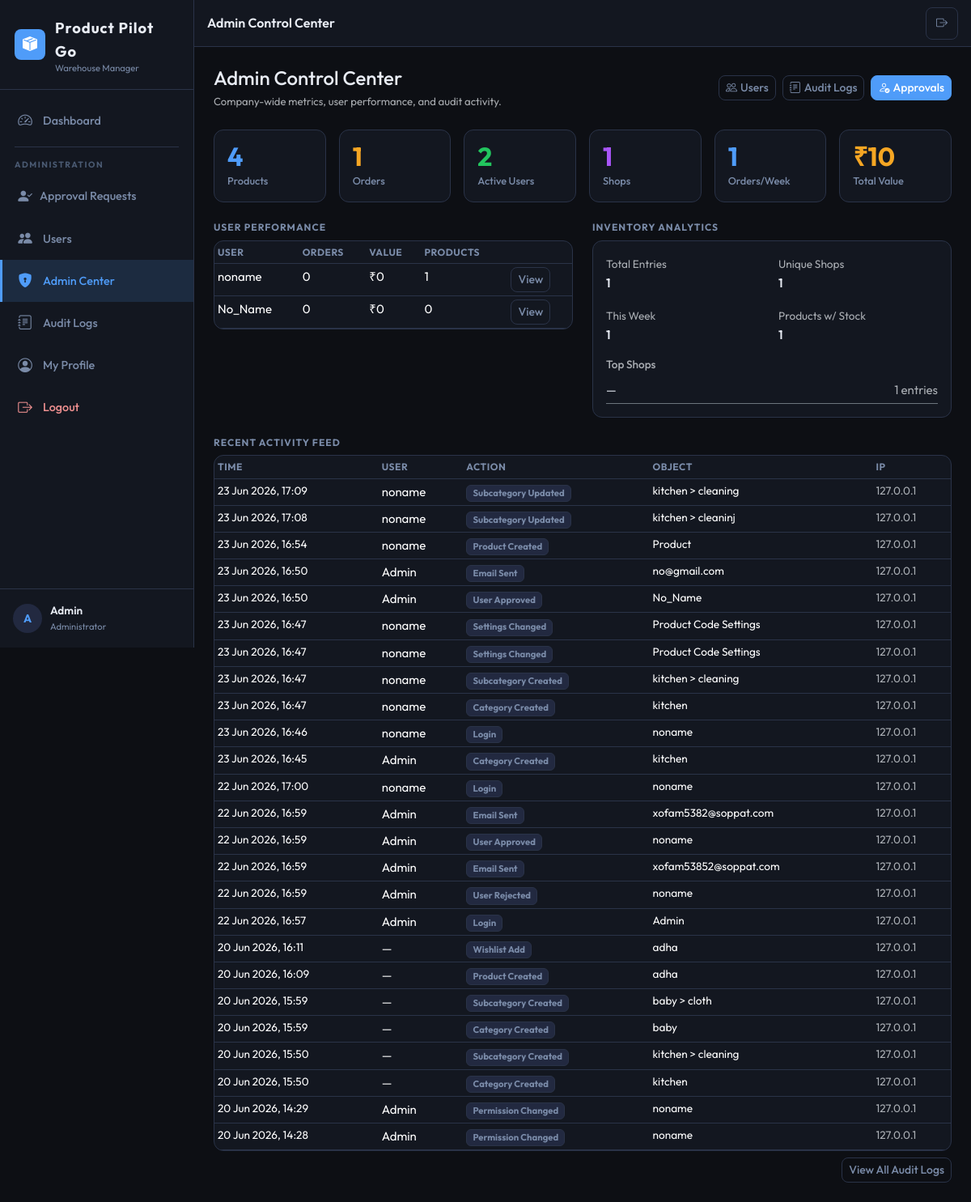
/admin-control/ (signed in), run on the app's committed database.
### aps/models.py (models this page shows, shortened)
class AuditLog(models.Model):
    ACTION_LOGIN = 'login'
    ACTION_LOGOUT = 'logout'
    ACTION_USER_APPROVED = 'user_approved'
    ACTION_USER_REJECTED = 'user_rejected'
    ACTION_USER_DEACTIVATED = 'user_deactivated'
    ACTION_USER_ACTIVATED = 'user_activated'
    ACTION_PRODUCT_CREATED = 'product_created'
    ACTION_PRODUCT_UPDATED = 'product_updated'
    ACTION_PRODUCT_DELETED = 'product_deleted'
    ACTION_PRODUCT_RESTORED = 'product_restored'
    ACTION_PRODUCT_PERMANENT_DELETE = 'product_permanent_delete'
    ACTION_INVENTORY_CREATED = 'inventory_created'
    ACTION_INVENTORY_UPDATED = 'inventory_updated'
    ACTION_INVENTORY_DELETED = 'inventory_deleted'
    ACTION_LOCATION_CHANGED = 'location_changed'
    ACTION_ORDER_CREATED = 'order_created'
    ACTION_ORDER_UPDATED = 'order_updated'
    ACTION_ORDER_DELETED = 'order_deleted'
    ACTION_EXPORT = 'export'
    ACTION_SETTINGS_CHANGED = 'settings_changed'
    ACTION_CATEGORY_CREATED = 'category_created'
    ACTION_CATEGORY_UPDATED = 'category_updated'
    ACTION_SUBCATEGORY_CREATED = 'subcategory_created'
    ACTION_SUBCATEGORY_UPDATED = 'subcategory_updated'
    ACTION_WISHLIST_ADD = 'wishlist_add'
    ACTION_WISHLIST_REMOVE = 'wishlist_remove'
    ACTION_PERMISSION_CHANGED = 'permission_changed'
    ACTION_EMAIL_SENT = 'email_sent'
    ACTION_EMAIL_FAILED = 'email_failed'
    ACTION_CHOICES = [
        (ACTION_LOGIN, 'Login'),
        (ACTION_LOGOUT, 'Logout'),
        (ACTION_USER_APPROVED, 'User Approved'),
        (ACTION_USER_REJECTED, 'User Rejected'),
        (ACTION_USER_DEACTIVATED, 'User Deactivated'),
        (ACTION_USER_ACTIVATED, 'User Activated'),
        (ACTION_PRODUCT_CREATED, 'Product Created'),
        (ACTION_PRODUCT_UPDATED, 'Product Updated'),
        (ACTION_PRODUCT_DELETED, 'Product Deleted'),
        (ACTION_PRODUCT_RESTORED, 'Product Restored'),
        (ACTION_PRODUCT_PERMANENT_DELETE, 'Product Permanently Deleted'),
        (ACTION_INVENTORY_CREATED, 'Inventory Created'),
        (ACTION_INVENTORY_UPDATED, 'Inventory Updated'),
        (ACTION_INVENTORY_DELETED, 'Inventory Deleted'),
        (ACTION_LOCATION_CHANGED, 'Location Changed'),
        (ACTION_ORDER_CREATED, 'Order Created'),
        (ACTION_ORDER_UPDATED, 'Order Updated'),
        (ACTION_ORDER_DELETED, 'Order Deleted'),
        (ACTION_EXPORT, 'Data Export'),
        (ACTION_SETTINGS_CHANGED, 'Settings Changed'),
        (ACTION_CATEGORY_CREATED, 'Category Created'),
        (ACTION_CATEGORY_UPDATED, 'Category Updated'),
        (ACTION_SUBCATEGORY_CREATED, 'Subcategory Created'),
        (ACTION_SUBCATEGORY_UPDATED, 'Subcategory Updated'),
        (ACTION_WISHLIST_ADD, 'Wishlist Add'),
        (ACTION_WISHLIST_REMOVE, 'Wishlist Remove'),
        (ACTION_PERMISSION_CHANGED, 'Permission Changed'),
        (ACTION_EMAIL_SENT, 'Email Sent'),
        (ACTION_EMAIL_FAILED, 'Email Failed'),
    ]
    user = models.ForeignKey(
        User,
        on_delete=models.SET_NULL,
        null=True, blank=True,
        related_name='audit_logs',
        help_text='User who performed the action.',
    )
    action = models.CharField(max_length=40, choices=ACTION_CHOICES, db_index=True)
    object_type = models.CharField(max_length=50, blank=True, db_index=True)
    object_id = models.PositiveIntegerField(null=True, blank=True, db_index=True)
    object_repr = models.CharField(max_length=255, blank=True)
    details = models.TextField(blank=True, help_text='JSON or text details of the change.')
    ip_address = models.GenericIPAddressField(null=True, blank=True)
    user_agent = models.CharField(max_length=500, blank=True)
    created_at = models.DateTimeField(auto_now_add=True, db_index=True)
    class Meta:
        ordering = ['-created_at']
        verbose_name = 'Audit Log'
        verbose_name_plural = 'Audit Logs'
        indexes = [
            models.Index(fields=['action', '-created_at'], name='idx_audit_action_date'),
            models.Index(fields=['user', '-created_at'], name='idx_audit_user_date'),
            models.Index(fields=['object_type', 'object_id'], name='idx_audit_object'),
        ]

### aps/views/admin_control.py (the view)
# urls.py: path('admin-control/', views.admin_control_center, name='admin_control'),
@admin_required
def admin_control_center(request):
    stats = DashboardService.company_stats(request.user)
    user_performance = AnalyticsService.user_performance()
    order_analytics = AnalyticsService.order_analytics()
    inventory_analytics = AnalyticsService.inventory_analytics()
    activity_feed = AnalyticsService.activity_feed(limit=25)
    return render(request, 'aps/admin_control_center.html', {
        'page_title': 'Admin Control Center',
        'active_menu': 'admin_control',
        **stats,
        'user_performance': user_performance,
        'order_analytics': order_analytics,
        'inventory_analytics': inventory_analytics,
        'activity_feed': activity_feed,
    })

### aps/permissions.py (called while the page is built, shortened)
def is_administrator(user):
    return user.is_authenticated and user.is_active and (
        user.is_staff or user.is_superuser
    )

def can_export(user):
    if is_administrator(user):
        return True
    profile = get_user_profile(user)
    return profile and profile.can_export

def can_manage_settings(user):
    if is_administrator(user):
        return True

def can_delete_products(user):
    if is_administrator(user):
        return True
    profile = get_user_profile(user)
    return profile and profile.can_delete_products

def admin_required(view_func):
    check = user_passes_test(
        lambda u: is_administrator(u),
        login_url='/login/',
    )
    return login_required(check(view_func))

### aps/services/analytics.py (called while the page is built)
    @staticmethod
    def user_performance(limit=20):
        users = User.objects.filter(is_active=True, is_superuser=False).annotate(
            order_count=Count('orders'),
            total_value=Sum('orders__total_amount'),
            product_count=Count('products_created', distinct=True),
            inventory_count=Count('inventory_created', distinct=True),
        ).order_by('-order_count')[:limit]
        return [
            {
                'user': u,
                'order_count': u.order_count or 0,
                'total_value': u.total_value or 0,
                'product_count': u.product_count or 0,
                'inventory_count': u.inventory_count or 0,
            }
            for u in users
        ]

    @staticmethod
    def order_analytics(days=30):
        since = timezone.now() - timedelta(days=days)
        daily = (
            Order.objects.filter(created_at__gte=since)
            .annotate(day=TruncDate('created_at'))
            .values('day')
            .annotate(count=Count('id'), value=Sum('total_amount'))
            .order_by('day')
        )
        totals = Order.objects.filter(created_at__gte=since).aggregate(
            count=Count('id'),
            value=Sum('total_amount'),
            avg_value=Sum('total_amount'),
        )
        return {
            'daily': list(daily),
            'total_orders': totals['count'] or 0,
            'total_value': totals['value'] or 0,
        }

    @staticmethod
    def activity_feed(limit=50):
        return AuditLog.objects.select_related('user').order_by('-created_at')[:limit]

### aps/templates/aps/admin_control_center.html
{% extends 'aps/base.html' %}
{% load aps_tags %}
{% block content %}
<div class="d-flex align-items-center justify-content-between mb-4 flex-wrap gap-2">
  <div>
    <h4 class="fw-700 mb-1">Admin Control Center</h4>
    <p class="text-muted small mb-0">Company-wide metrics, user performance, and audit activity.</p>
  </div>
  <div class="d-flex gap-2 flex-wrap">
    <a href="{% url 'admin_users' %}" class="btn btn-outline-secondary btn-sm"><i class="bi bi-people me-1"></i>Users</a>
    <a href="{% url 'admin_audit_logs' %}" class="btn btn-outline-secondary btn-sm"><i class="bi bi-journal-text me-1"></i>Audit Logs</a>
    <a href="{% url 'approval_requests' %}" class="btn btn-primary btn-sm"><i class="bi bi-person-check me-1"></i>Approvals{% if pending_users %} ({{ pending_users }}){% endif %}</a>
  </div>
</div>
<div class="row g-3 mb-4">
  <div class="col-6 col-md-4 col-lg-2">
    <div class="stat-card stat-blue"><div class="stat-value">{{ total_products }}</div><div class="stat-label">Products</div></div>
  </div>
  <div class="col-6 col-md-4 col-lg-2">
    <div class="stat-card stat-amber"><div class="stat-value">{{ total_orders }}</div><div class="stat-label">Orders</div></div>
  </div>
  <div class="col-6 col-md-4 col-lg-2">
    <div class="stat-card stat-green"><div class="stat-value">{{ active_users }}</div><div class="stat-label">Active Users</div></div>
  </div>
  <div class="col-6 col-md-4 col-lg-2">
    <div class="stat-card stat-purple"><div class="stat-value">{{ total_inventory }}</div><div class="stat-label">Shops</div></div>
  </div>
  <div class="col-6 col-md-4 col-lg-2">
    <div class="stat-card stat-blue"><div class="stat-value">{{ orders_this_week }}</div><div class="stat-label">Orders/Week</div></div>
  </div>
  <div class="col-6 col-md-4 col-lg-2">
    <div class="stat-card stat-amber"><div class="stat-value">{{ total_order_value|currency }}</div><div class="stat-label">Total Value</div></div>
  </div>
</div>
<div class="row g-4">
  <div class="col-12 col-xl-6">
    <h6 class="section-label">User Performance</h6>
    <div class="data-table-wrap">
      <table class="table table-dark table-hover table-sm mb-0">
        <thead>
          <tr>
            <th>User</th>
            <th>Orders</th>
            <th>Value</th>
            <th>Products</th>
            <th></th>
          </tr>
        </thead>
        <tbody>
          {% for perf in user_performance %}
          <tr>
            <td>{{ perf.user.username }}</td>
            <td>{{ perf.order_count }}</td>
            <td>{{ perf.total_value|currency }}</td>
            <td>{{ perf.product_count }}</td>
            <td><a href="{% url 'admin_user_detail' perf.user.pk %}" class="btn btn-xs btn-outline-secondary btn-sm">View</a></td>
          </tr>
          {% empty %}
          <tr><td colspan="5" class="text-muted">No user activity yet.</td></tr>
          {% endfor %}
        </tbody>
      </table>
    </div>
  </div>
  <div class="col-12 col-xl-6">
    <h6 class="section-label">Inventory Analytics</h6>
    <div class="content-card p-3">
      <div class="row g-3 mb-3">
        <div class="col-6"><span class="text-muted text-sm">Total Entries</span><div class="fw-600">{{ inventory_analytics.total_entries }}</div></div>
        <div class="col-6"><span class="text-muted text-sm">Unique Shops</span><div class="fw-600">{{ inventory_analytics.unique_locations }}</div></div>
        <div class="col-6"><span class="text-muted text-sm">This Week</span><div class="fw-600">{{ inventory_analytics.entries_this_week }}</div></div>
        <div class="col-6"><span class="text-muted text-sm">Products w/ Stock</span><div class="fw-600">{{ inventory_analytics.products_with_inventory }}</div></div>
      </div>
      {% if inventory_analytics.by_location %}
      <h6 class="text-sm text-muted mb-2">Top Shops</h6>
      <ul class="list-unstyled mb-0">
        {% for loc in inventory_analytics.by_location|slice:":8" %}
        <li class="d-flex justify-content-between py-1 border-bottom border-secondary">
          <span>{{ loc.location_number|default:"—" }}</span>
          <span class="text-muted">{{ loc.count }} entries</span>
        </li>
        {% endfor %}
      </ul>
      {% endif %}
    </div>
  </div>
  <div class="col-12">
    <h6 class="section-label">Recent Activity Feed</h6>
    <div class="data-table-wrap">
      <table class="table table-dark table-hover table-sm mb-0">
        <thead>
          <tr>
            <th>Time</th>
            <th>User</th>
            <th>Action</th>
            <th>Object</th>
            <th>IP</th>
          </tr>
        </thead>
        <tbody>
          {% for log in activity_feed %}
          <tr>
            <td class="text-nowrap text-sm">{{ log.created_at|date:"d M Y, H:i" }}</td>
            <td>{{ log.user.username|default:"—" }}</td>
            <td><span class="badge bg-secondary">{{ log.get_action_display }}</span></td>
            <td class="text-sm">{{ log.object_repr|truncatechars:40 }}</td>
            <td class="text-muted text-sm">{{ log.ip_address|default:"—" }}</td>
          </tr>
          {% empty %}
          <tr><td colspan="5" class="text-muted">No activity recorded yet.</td></tr>
          {% endfor %}
        </tbody>
      </table>
    </div>
    <div class="mt-2 text-end">
      <a href="{% url 'admin_audit_logs' %}" class="btn btn-sm btn-outline-secondary">View All Audit Logs</a>
    </div>
  </div>
</div>
{% endblock %}

### aps/templates/aps/base.html (shortened to what this page needs)
{% load static %}
{% load aps_tags %}
<!DOCTYPE html>
<html lang="en" data-bs-theme="dark">
<head>
  <link rel="stylesheet" href="https://cdn.jsdelivr.net/npm/bootstrap@5.3.3/dist/css/bootstrap.min.css">
  <link rel="stylesheet" href="https://cdn.jsdelivr.net/npm/bootstrap-icons@1.11.3/font/bootstrap-icons.css">
  <link rel="stylesheet" href="{% static 'css/main.css' %}">
</head>
<body>
{% if user.is_authenticated %}
  <div class="app-wrapper">
    <aside class="sidebar d-none d-lg-flex flex-column">
      <div class="sidebar-brand">
        <div class="brand-icon"><i class="bi bi-box-seam-fill"></i></div>
        <div>
          <span class="brand-name">Product Pilot Go</span>
          <div class="brand-sub">Warehouse Manager</div>
        </div>
      </div>
      {% include 'aps/sidebar_nav.html' %}
      <div class="sidebar-footer">
        <div class="user-chip">
          <div class="user-avatar">{{ user.username|first|upper }}</div>
          <div class="user-info">
            <span class="user-name">{{ user.username }}</span>
            <span class="user-role">{% if user.is_superuser %}Administrator{% elif user.is_staff %}Administrator{% else %}Staff Member{% endif %}</span>
          </div>
        </div>
      </div>
    </aside>
    <div class="main-area">
      <nav class="topnav">
        <div class="topnav-title">{{ page_title|default:"Dashboard" }}</div>
        <div class="topnav-actions">
          <a href="{% url 'logout' %}" class="btn btn-icon btn-outline-secondary btn-sm" title="Logout">
            <i class="bi bi-box-arrow-right"></i>
          </a>
        </div>
      </nav>
      <main class="page-content">
        {% block content %}{% endblock %}
      </main>
    </div>
  </div>
{% else %}
  {% block auth_content %}{% endblock %}
{% endif %}
</body>
</html>

### data on the page
AuditLog: created_at "23 Jun 2026, 17:09", user.username "noname", action "Subcategory Updated", object_repr "kitchen > cleaning", ip_address "127.0.0.1"
AuditLog: created_at "23 Jun 2026, 17:08", user.username "noname", action "Subcategory Updated", object_repr "kitchen > cleaninj", ip_address "127.0.0.1"
AuditLog: created_at "23 Jun 2026, 16:54", user.username "noname", action "Product Created", object_repr "Product", ip_address "127.0.0.1"
AuditLog: created_at "23 Jun 2026, 16:50", user.username "Admin", action "Email Sent", object_repr "no@gmail.com", ip_address "127.0.0.1"
AuditLog: created_at "23 Jun 2026, 16:50", user.username "Admin", action "User Approved", object_repr "No_Name", ip_address "127.0.0.1"
AuditLog: created_at "23 Jun 2026, 16:47", user.username "noname", action "Settings Changed", object_repr "Product Code Settings", ip_address "127.0.0.1"
AuditLog: created_at "23 Jun 2026, 16:47", user.username "noname", action "Settings Changed", object_repr "Product Code Settings", ip_address "127.0.0.1"
AuditLog: created_at "23 Jun 2026, 16:47", user.username "noname", action "Subcategory Created", object_repr "kitchen > cleaning", ip_address "127.0.0.1"
AuditLog: created_at "23 Jun 2026, 16:47", user.username "noname", action "Category Created", object_repr "kitchen", ip_address "127.0.0.1"
AuditLog: created_at "23 Jun 2026, 16:46", user.username "noname", action "Login", object_repr "noname", ip_address "127.0.0.1"
AuditLog: created_at "23 Jun 2026, 16:45", user.username "Admin", action "Category Created", object_repr "kitchen", ip_address "127.0.0.1"
AuditLog: created_at "22 Jun 2026, 17:00", user.username "noname", action "Login", object_repr "noname", ip_address "127.0.0.1"
AuditLog: created_at "22 Jun 2026, 16:59", user.username "Admin", action "Email Sent", object_repr "xofam5382@soppat.com", ip_address "127.0.0.1"
AuditLog: created_at "22 Jun 2026, 16:59", user.username "Admin", action "User Approved", object_repr "noname", ip_address "127.0.0.1"
AuditLog: created_at "22 Jun 2026, 16:59", user.username "Admin", action "Email Sent", object_repr "xofam53852@soppat.com", ip_address "127.0.0.1"
AuditLog: created_at "22 Jun 2026, 16:59", user.username "Admin", action "User Rejected", object_repr "noname", ip_address "127.0.0.1"
AuditLog: created_at "22 Jun 2026, 16:57", user.username "Admin", action "Login", object_repr "Admin", ip_address "127.0.0.1"
AuditLog: created_at "20 Jun 2026, 16:11", user.username "—", action "Wishlist Add", object_repr "adha", ip_address "127.0.0.1"
AuditLog: created_at "20 Jun 2026, 16:09", user.username "—", action "Product Created", object_repr "adha", ip_address "127.0.0.1"
AuditLog: created_at "20 Jun 2026, 15:59", user.username "—", action "Subcategory Created", object_repr "baby > cloth", ip_address "127.0.0.1"
AuditLog: created_at "20 Jun 2026, 15:59", user.username "—", action "Category Created", object_repr "baby", ip_address "127.0.0.1"
AuditLog: created_at "20 Jun 2026, 15:50", user.username "—", action "Subcategory Created", object_repr "kitchen > cleaning", ip_address "127.0.0.1"
AuditLog: created_at "20 Jun 2026, 15:50", user.username "—", action "Category Created", object_repr "kitchen", ip_address "127.0.0.1"
AuditLog: created_at "20 Jun 2026, 14:29", user.username "Admin", action "Permission Changed", object_repr "noname", ip_address "127.0.0.1"
AuditLog: created_at "20 Jun 2026, 14:28", user.username "Admin", action "Permission Changed", object_repr "noname", ip_address "127.0.0.1"

### other printed values
{{ user.username|first|upper }} "A"
{{ user.username }} "Admin"
{{ page_title|default:"Dashboard" }} "Admin Control Center"
{{ total_products }} "4"
{{ total_orders }} "1"
{{ active_users }} "2"
{{ total_inventory }} "1"
{{ orders_this_week }} "1"
{{ total_order_value|currency }} "₹10"
{{ perf.user.username }} "noname"
{{ perf.order_count }} "0"
{{ perf.total_value|currency }} "₹0"
{{ perf.product_count }} "1"
{{ perf.user.username }} "No_Name"
{{ perf.product_count }} "0"
